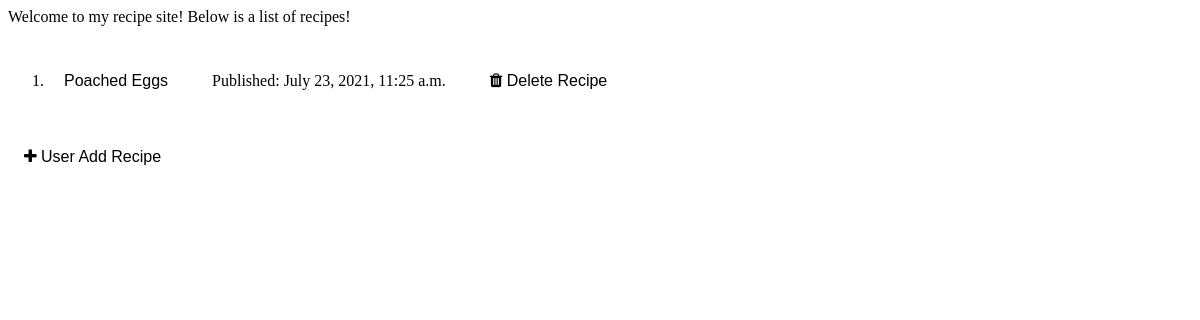
/recipe_app/, run on an earlier commit of the app's database.
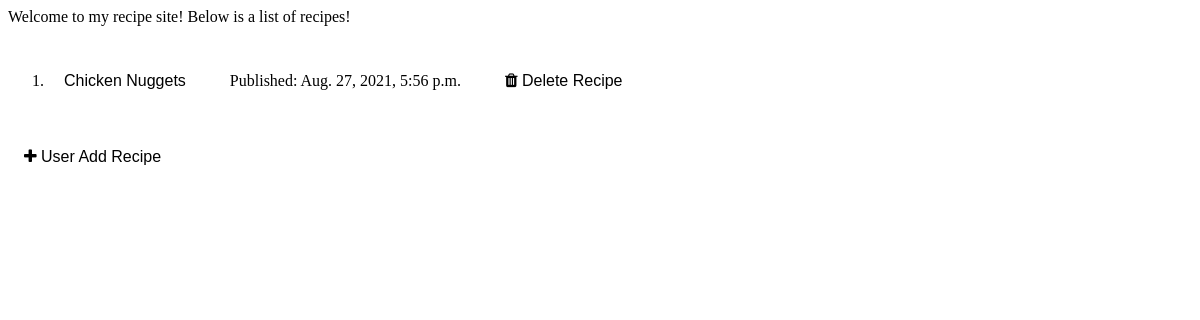
And on a later commit of the database.
### recipe_app/models.py (models this page shows, shortened)
class Recipe(models.Model):
    recipe_name = models.CharField(max_length=200)
    pub_date= models.DateTimeField('date published')

### recipe_app/views.py (the view)
# urls.py: path('', views.index, name='index'),
def index(request):
    latest_recipe_list = Recipe.objects.order_by('-pub_date')
    template = loader.get_template('recipe_app/index.html')
    context = {
        'latest_recipe_list': latest_recipe_list,
        }
    return HttpResponse("Welcome to my recipe site! Below is a list of recipes! <br> <br>" + template.render(context, request))

### recipe_app/templates/recipe_app/index.html (shortened to what this page needs)
<link rel="stylesheet" href="https://cdnjs.cloudflare.com/ajax/libs/font-awesome/4.7.0/css/font-awesome.min.css">
{% if latest_recipe_list %}
    <ol>
    {% for recipe in latest_recipe_list %}
        <li><a href="{% url 'recipe_app:recipe_page' recipe.id %}"><button class="btn"> {{ recipe.recipe_name }} </button></a>
        &nbsp;&nbsp;&nbsp;&nbsp;&nbsp;
        Published: {{ recipe.pub_date }}
        <a href="{% url 'recipe_app:delete_recipe' recipe.id %}"><button class="btn"><i class="fa fa-trash"></i>  Delete Recipe</button></a>
    {% endfor %}
    </ol>
{% else %}
    <p>No recipes are available.</p>
{% endif %}
<a href="/recipe_app/add"><button class="btn"><i class="fa fa-plus"></i> User Add Recipe</button></a>

### recipe_app/templates/recipe_app/index.html (style rules this page uses)
.btn { background-color: white; border: none; color: black; padding: 12px 16px; font-size: 16px; cursor: pointer; }

What changed in the data, as far as the page shows it:
removed Recipe: recipe_name "Poached Eggs", pub_date "July 23, 2021, 11:25 a.m."
added Recipe: recipe_name "Chicken Nuggets", pub_date "Aug. 27, 2021, 5:56 p.m."
